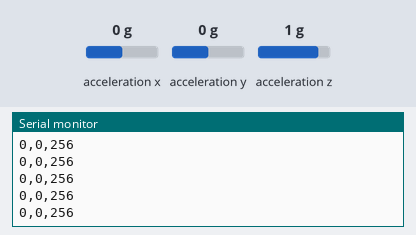
The sketch below on a simulated Arduino Uno, built with avr-gcc and run on an emulated ATmega328P. Shown: the last lines printed to the serial monitor. The inputs (shaded band) are chosen by the test bench; at power-on: acceleration x 0 g, acceleration y 0 g, acceleration z 1 g.

Above: at 1.2 s.
1.3 s: acceleration x set to -1.4 g
At 2.3 s:
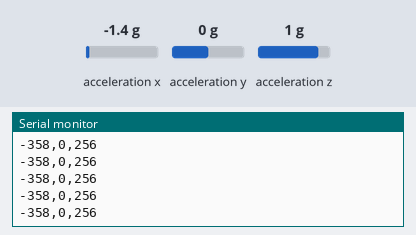
2.8 s: acceleration y set to -1.4 g
At 3.5 s:
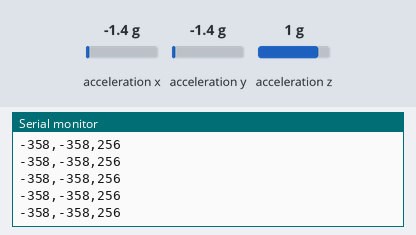
5.8 s: acceleration x set to 0.8 g
At 6.8 s:
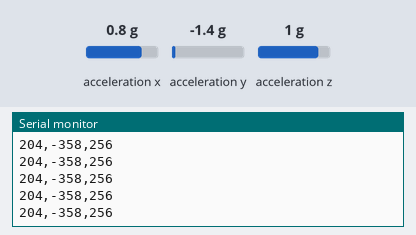
8.8 s: acceleration z set to -1.4 g
At 9.9 s:
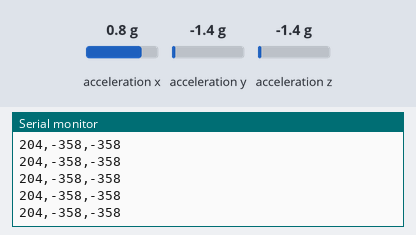
Timing chart, 0 to 11.3 s (numbered marks = the images above; inputs shaded):
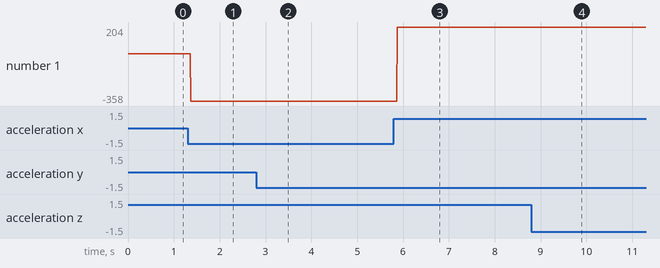

The sketch:

adxl_accel_read.ino
```cpp
// ADXL 345 data reading code, by SparkFun.

#include <SparkFun_ADXL345.h>

#define SCALE 2 // Accepted values are 2g, 4g, 8g or 16g

ADXL345 adxl = ADXL345();

void setup(){
  Serial.begin(9600);
  adxl.powerOn();
  adxl.setRangeSetting(SCALE);
}

void loop(){
  int x,y,z;
  adxl.readAccel(&x, &y, &z);
  Serial.print(x);
  Serial.print(",");
  Serial.print(y);
  Serial.print(",");
  Serial.println(z);
}
```

Measured:
- after the input at 1.3 s, the serial monitor: prints a new line after 0.07 s (image 1)
- after the input at 2.8 s, the serial monitor: prints a new line after 0.08 s (image 2)
- after the input at 5.8 s, the serial monitor: prints a new line after 0.07 s (image 3)
- after the input at 8.8 s, the serial monitor: prints a new line after 0.07 s (image 4)
- plotted number 1: 0 → -358 after the input at 1.3 s, -358 → 204 after the input at 5.8 s
